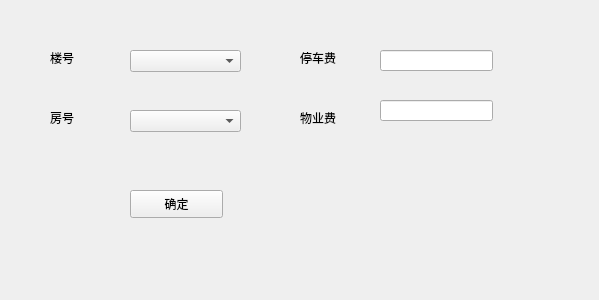
<?xml version="1.0" encoding="UTF-8"?>
<ui version="4.0">
 <class>P_count_fee</class>
 <widget class="QWidget" name="P_count_fee">
  <property name="geometry">
   <rect>
    <x>0</x>
    <y>0</y>
    <width>599</width>
    <height>300</height>
   </rect>
  </property>
  <property name="windowTitle">
   <string>P_count_fee</string>
  </property>
  <widget class="QLabel" name="label">
   <property name="geometry">
    <rect>
     <x>50</x>
     <y>50</y>
     <width>72</width>
     <height>15</height>
    </rect>
   </property>
   <property name="text">
    <string>楼号</string>
   </property>
  </widget>
  <widget class="QLabel" name="label_2">
   <property name="geometry">
    <rect>
     <x>50</x>
     <y>110</y>
     <width>72</width>
     <height>15</height>
    </rect>
   </property>
   <property name="text">
    <string>房号</string>
   </property>
  </widget>
  <widget class="QPushButton" name="pushButton">
   <property name="geometry">
    <rect>
     <x>130</x>
     <y>190</y>
     <width>93</width>
     <height>28</height>
    </rect>
   </property>
   <property name="text">
    <string>确定</string>
   </property>
  </widget>
  <widget class="QLabel" name="label_3">
   <property name="geometry">
    <rect>
     <x>300</x>
     <y>50</y>
     <width>72</width>
     <height>15</height>
    </rect>
   </property>
   <property name="text">
    <string>停车费</string>
   </property>
  </widget>
  <widget class="QLabel" name="label_4">
   <property name="geometry">
    <rect>
     <x>300</x>
     <y>110</y>
     <width>72</width>
     <height>15</height>
    </rect>
   </property>
   <property name="text">
    <string>物业费</string>
   </property>
  </widget>
  <widget class="QLineEdit" name="parking_fee">
   <property name="geometry">
    <rect>
     <x>380</x>
     <y>50</y>
     <width>113</width>
     <height>21</height>
    </rect>
   </property>
   <property name="readOnly">
    <bool>true</bool>
   </property>
  </widget>
  <widget class="QLineEdit" name="property_fee">
   <property name="geometry">
    <rect>
     <x>380</x>
     <y>100</y>
     <width>113</width>
     <height>21</height>
    </rect>
   </property>
   <property name="readOnly">
    <bool>true</bool>
   </property>
  </widget>
  <widget class="QComboBox" name="building_id_comboBox">
   <property name="geometry">
    <rect>
     <x>130</x>
     <y>50</y>
     <width>111</width>
     <height>22</height>
    </rect>
   </property>
  </widget>
  <widget class="QComboBox" name="house_id_comboBox">
   <property name="geometry">
    <rect>
     <x>130</x>
     <y>110</y>
     <width>111</width>
     <height>22</height>
    </rect>
   </property>
  </widget>
 </widget>
 <resources/>
 <connections/>
</ui>
